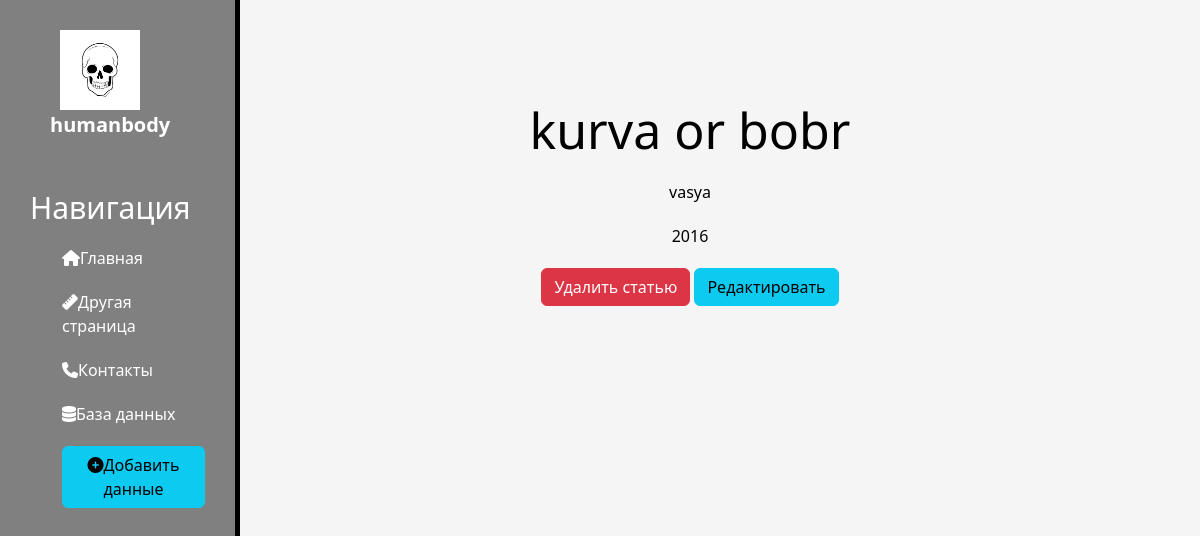
Before: /databones/2 with the older database file.
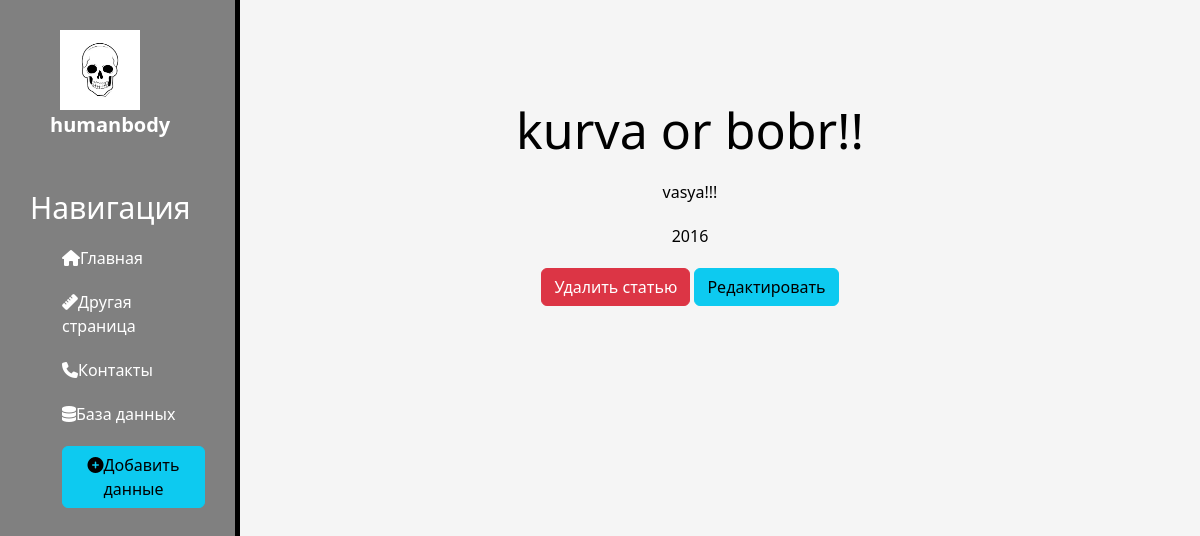
After: the same page with the newer database file.
### databones/models.py (models this page shows, shortened)
class Bonedata(models.Model):
    first_author = models.CharField('Первый автор',max_length=100)
    title = models.CharField('Название работы',max_length=250)
    year_pub=models.CharField('Год публикации', max_length=4)
    class Meta:
        verbose_name_plural = 'BoneData'
        verbose_name = 'BoneData'

### databones/views.py (the view)
# urls.py: path('<int:pk>', views.databones_Detailviev.as_view(), name='databones-detail'),
class databones_Detailviev(DetailView):
    model = Bonedata
    template_name='databones/details_view.html'
    context_object_name= 'article'

### databones/templates/databones/details_view.html (shortened to what this page needs)
{%extends 'main/layout.html'%}
{%block content%}
    <div class="features">
        <h1>{{ article.title }}</h1>
        <p>{{ article.first_author }}</p>
        <p>{{ article.year_pub }}</p>
        <a href="{% url 'databones-delete' article.id %}" class="btn btn-danger" >Удалить статью</a>
        <a href="{% url 'databones-update' article.id %}" class="btn btn-info" >Редактировать </a>
    </div>
{% endblock %}

Changed rows visible on the page:
changed Bonedata: title "kurva or bobr" → "kurva or bobr!!"; first_author "vasya" → "vasya!!!"
